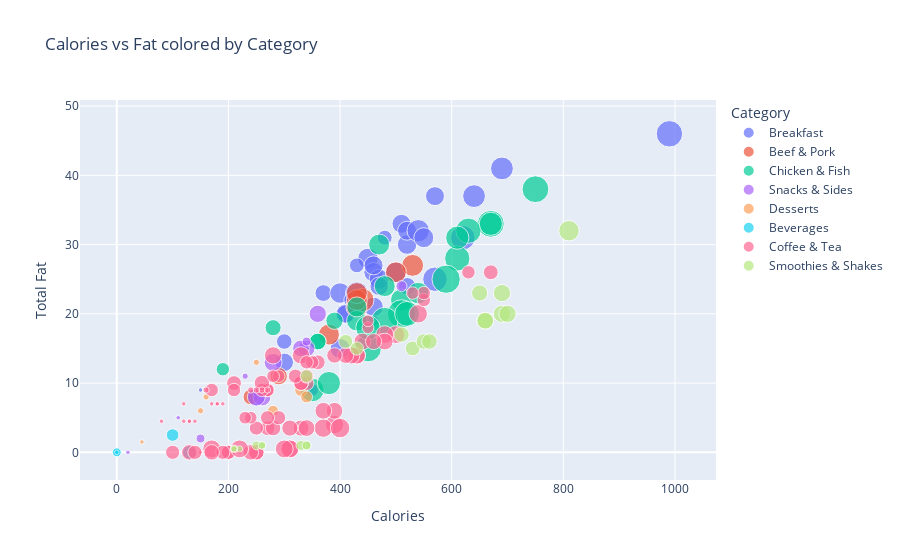

Here is the notebook cell this chart was saved with:
### Code cell
import plotly.express as px

fig = px.scatter(
    df,
    x='Calories',
    y='Total Fat',
    color='Category',
    size='Protein',
    hover_data=['Serving Size'],
    title="Calories vs Fat colored by Category"
)
fig.show()

### Figure 1 — Plotly figure (JSON) as saved in the notebook; plotly's stock layout.template omitted (floating-point values rounded to 4 significant figures)
{"data": [{"customdata": [["4.8 oz (136 g)"], ["4.8 oz (135 g)"], ["3.9 oz (111 g)"], ["5.7 oz (161 g)"], ["5.7 oz (161 g)"], ["6.5 oz (185 g)"], ["5.3 oz (150 g)"], ["5.8 oz (164 g)"], ["5.4 oz (153 g)"], ["5.9 oz (167 g)"], ["4.1 oz (117 g)"], ["4.6 oz (131 g)"], ["5.7 oz (163 g)"], ["6.2 oz (177 g)"], ["5.9 oz (167 g)"], ["6.4 oz (181 g)"], ["5 oz (143 g)"], ["5.5 oz (157 g)"], ["7.1 oz (201 g)"], ["6.1 oz (174 g)"], ["6.3 oz (178 g)"], ["5 oz (141 g)"], ["7.1 oz (201 g)"], ["7.2 oz (205 g)"], ["6.9 oz (197 g)"], ["7.1 oz (201 g)"], ["9.6 oz (272 g)"], ["10.1 oz (286 g)"], ["14.9 oz (423 g)"], ["5.3 oz (151 g)"], ["6.8 oz (192 g)"], ["3.9 oz (111 g)"], ["2 oz (56 g)"], ["4 oz (114 g)"]], "hovertemplate": "Category=Breakfast<br>Calories=%{x}<br>Total Fat=%{y}<br>Protein=%{marker.size}<br>Serving Size=%{customdata[0]}<extra></extra>", "legendgroup": "Breakfast", "marker": {"color": "#636efa", "size": [17, 18, 14, 21, 21, 26, 19, 19, 20, 20, 11, 11, 18, 18, 18, 18, 17, 17, 25, 19, 20, 11, 20, 21, 30, 30, 26, 26, 35, 8, 15, 12, 1, 6], "sizemode": "area", "sizeref": 0.1, "symbol": "circle"}, "mode": "markers", "name": "Breakfast", "orientation": "v", "showlegend": true, "type": "scatter", "x": [300, 250, 370, 450, 400, 430, 460, 520, 410, 470, 430, 480, 510, 570, 460, 520, 410, 470, 540, 460, 400, 420, 550, 500, 620, 570, 640, 690, 990, 350, 520, 300, 150, 460], "xaxis": "x", "y": [13.0, 8.0, 23.0, 28.0, 23.0, 23.0, 26.0, 30.0, 20.0, 25.0, 27.0, 31.0, 33.0, 37.0, 27.0, 32.0, 20.0, 24.0, 32.0, 21.0, 15.0, 22.0, 31.0, 26.0, 31.0, 25.0, 37.0, 41.0, 46.0, 9.0, 24.0, 16.0, 9.0, 19.0], "yaxis": "y"}, {"customdata": [["7.4 oz (211 g)"], ["3.5 oz (98 g)"], ["4 oz (113 g)"], ["5.7 oz (161 g)"], ["5.2 oz (147 g)"], ["5.7 oz (161 g)"], ["6.7 oz (190 g)"], ["5.6 oz (159 g)"], ["7.3 oz (208 g)"]], "hovertemplate": "Category=Beef & Pork<br>Calories=%{x}<br>Total Fat=%{y}<br>Protein=%{marker.size}<br>Serving Size=%{customdata[0]}<extra></extra>", "legendgroup": "Beef & Pork", "marker": {"color": "#EF553B", "size": [24, 12, 15, 24, 22, 27, 22, 22, 22], "sizemode": "area", "sizeref": 0.1, "symbol": "circle"}, "mode": "markers", "name": "Beef & Pork", "orientation": "v", "showlegend": true, "type": "scatter", "x": [530, 240, 290, 430, 380, 440, 430, 430, 500], "xaxis": "x", "y": [27.0, 8.0, 11.0, 21.0, 17.0, 22.0, 22.0, 23.0, 26.0], "yaxis": "y"}, {"customdata": [["7.5 oz (213 g)"], ["7 oz (200 g)"], ["8.8 oz (249 g)"], ["8.3 oz (235 g)"], ["8.1 oz (230 g)"], ["7.6 oz (217 g)"], ["10 oz (284 g)"], ["9.5 oz (270 g)"], ["5.6 oz (160 g)"], ["5.1 oz (143 g)"], ["6 oz (171 g)"], ["5.7 oz (161 g)"], ["5.2 oz (148 g)"], ["11.1 oz (316 g)"], ["10.7 oz (302 g)"], ["10.9 oz (310 g)"], ["10.5 oz (297 g)"], ["11.1 oz (314 g)"], ["11.2 oz (318 g)"], ["10.7 oz (304 g)"], ["10.3 oz (291 g)"], ["2.3 oz (65 g)"], ["3.4 oz (97 g)"], ["5.7 oz (162 g)"], ["5 oz (142 g)"]], "hovertemplate": "Category=Chicken & Fish<br>Calories=%{x}<br>Total Fat=%{y}<br>Protein=%{marker.size}<br>Serving Size=%{customdata[0]}<extra></extra>", "legendgroup": "Chicken & Fish", "marker": {"color": "#00cc96", "size": [24, 28, 36, 40, 32, 36, 36, 40, 21, 14, 22, 20, 14, 32, 36, 27, 30, 27, 31, 23, 27, 9, 13, 22, 15], "sizemode": "area", "sizeref": 0.1, "symbol": "circle"}, "mode": "markers", "name": "Chicken & Fish", "orientation": "v", "showlegend": true, "type": "scatter", "x": [510, 350, 670, 510, 610, 450, 750, 590, 430, 360, 480, 430, 360, 630, 480, 610, 450, 670, 520, 540, 380, 190, 280, 470, 390], "xaxis": "x", "y": [22.0, 9.0, 33.0, 20.0, 28.0, 15.0, 38.0, 25.0, 19.0, 16.0, 24.0, 21.0, 16.0, 32.0, 19.0, 31.0, 18.0, 33.0, 20.0, 23.0, 10.0, 12.0, 18.0, 30.0, 19.0], "yaxis": "y"}, {"customdata": [["4.6 oz (130 g)"], ["4.3 oz (123 g)"], ["4.3 oz (123 g)"], ["4.1 oz (116 g)"], ["4.5 oz (128 g)"], ["4.3 oz (121 g)"], ["2.6 oz (75 g)"], ["3.9 oz (111 g)"], ["5.9 oz (168 g)"], ["1.3 oz (38 g)"], ["3.1 oz (87 g)"], ["5.2 oz (149 g)"]], "hovertemplate": "Category=Snacks & Sides<br>Calories=%{x}<br>Total Fat=%{y}<br>Protein=%{marker.size}<br>Serving Size=%{customdata[0]}<extra></extra>", "legendgroup": "Snacks & Sides", "marker": {"color": "#ab63fa", "size": [14, 16, 14, 16, 15, 16, 2, 4, 6, 1, 1, 4], "sizemode": "area", "sizeref": 0.1, "symbol": "circle"}, "mode": "markers", "name": "Snacks & Sides", "orientation": "v", "showlegend": true, "type": "scatter", "x": [340, 260, 330, 250, 360, 280, 230, 340, 510, 110, 20, 150], "xaxis": "x", "y": [15.0, 8.0, 15.0, 8.0, 20.0, 13.0, 11.0, 16.0, 24.0, 5.0, 0.0, 2.0], "yaxis": "y"}, {"customdata": [["2.7 oz (77 g)"], ["1 cookie (33 g)"], ["1 cookie (33 g)"], ["1 oz (29 g)"], ["6.3 oz (179 g)"], ["6.4 oz (182 g)"], ["6.3 oz (178 g)"]], "hovertemplate": "Category=Desserts<br>Calories=%{x}<br>Total Fat=%{y}<br>Protein=%{marker.size}<br>Serving Size=%{customdata[0]}<extra></extra>", "legendgroup": "Desserts", "marker": {"color": "#FFA15A", "size": [2, 2, 2, 1, 8, 7, 6], "sizemode": "area", "sizeref": 0.1, "symbol": "circle"}, "mode": "markers", "name": "Desserts", "orientation": "v", "showlegend": true, "type": "scatter", "x": [250, 160, 150, 45, 330, 340, 280], "xaxis": "x", "y": [13.0, 8.0, 6.0, 1.5, 9.0, 8.0, 6.0], "yaxis": "y"}, {"customdata": [["16 fl oz cup"], ["21 fl oz cup"], ["30 fl oz cup"], ["12 fl oz cup"], ["16 fl oz cup"], ["21 fl oz cup"], ["30 fl oz cup"], ["12 fl oz cup"], ["16 fl oz cup"], ["21 fl oz cup"], ["30 fl oz cup"], ["12 fl oz cup"], ["16 fl oz cup"], ["21 fl oz cup"], ["30 fl oz cup"], ["12 fl oz cup"], ["16 fl oz cup"], ["21 fl oz cup"], ["30 fl oz cup"], ["12 fl oz cup"], ["1 carton (236 ml)"], ["1 carton (236 ml)"], ["16.9 fl oz"]], "hovertemplate": "Category=Beverages<br>Calories=%{x}<br>Total Fat=%{y}<br>Protein=%{marker.size}<br>Serving Size=%{customdata[0]}<extra></extra>", "legendgroup": "Beverages", "marker": {"color": "#19d3f3", "size": [0, 0, 0, 0, 0, 0, 0, 0, 0, 0, 0, 0, 2, 3, 4, 1, 0, 0, 0, 0, 8, 9, 0], "sizemode": "area", "sizeref": 0.1, "symbol": "circle"}, "mode": "markers", "name": "Beverages", "orientation": "v", "showlegend": true, "type": "scatter", "x": [140, 200, 280, 100, 0, 0, 0, 0, 140, 190, 270, 100, 0, 0, 0, 0, 140, 200, 280, 100, 100, 130, 0], "xaxis": "x", "y": [0.0, 0.0, 0.0, 0.0, 0.0, 0.0, 0.0, 0.0, 0.0, 0.0, 0.0, 0.0, 0.0, 0.0, 0.0, 0.0, 0.0, 0.0, 0.0, 0.0, 2.5, 0.0, 0.0], "yaxis": "y"}, {"customdata": [["16 fl oz cup"], ["21 fl oz cup"], ["30 fl oz cup"], ["12 fl oz cup"], ["16 fl oz cup"], ["21 fl oz cup"], ["30 fl oz cup"], ["12 fl oz cup"], ["12 fl oz cup"], ["16 fl oz cup"], ["16 fl oz cup"], ["12 fl oz cup"], ["16 fl oz cup"], ["20 fl oz cup"], ["12 fl oz cup"], ["16 fl oz cup"], ["20 fl oz cup"], ["12 fl oz cup"], ["16 fl oz cup"], ["20 fl oz cup"], ["12 fl oz cup"], ["16 fl oz cup"], ["20 fl oz cup"], ["12 fl oz cup"], ["16 fl oz cup"], ["20 fl oz cup"], ["12 fl oz cup"], ["16 fl oz cup"], ["20 fl oz cup"], ["12 fl oz cup"], ["16 fl oz cup"], ["20 fl oz cup"], ["12 fl oz cup"], ["16 fl oz cup"], ["20 fl oz cup"], ["12 fl oz cup"], ["16 fl oz cup"], ["20 fl oz cup"], ["12 fl oz cup"], ["16 fl oz cup"], ["20 fl oz cup"], ["12 fl oz cup"], ["16 fl oz cup"], ["20 fl oz cup"], ["12 fl oz cup"], ["16 fl oz cup"], ["20 fl oz cup"], ["12 fl oz cup"], ["16 fl oz cup"], ["20 fl oz cup"], ["12 fl oz cup"], ["16 fl oz cup"], ["20 fl oz cup"], ["12 fl oz cup"], ["16 fl oz cup"], ["20 fl oz cup"], ["12 fl oz cup"], ["16 fl oz cup"], ["20 fl oz cup"], ["16 fl oz cup"], ["22 fl oz cup"], ["32 fl oz cup"], ["16 fl oz cup"], ["22 fl oz cup"], ["32 fl oz cup"], ["16 fl oz cup"], ["22 fl oz cup"], ["32 fl oz cup"], ["16 fl oz cup"], ["22 fl oz cup"], ["32 fl oz cup"], ["16 fl oz cup"], ["22 fl oz cup"], ["32 fl oz cup"], ["12 fl oz cup"], ["16 fl oz cup"], ["22 fl oz cup"], ["12 fl oz cup"], ["16 fl oz cup"], ["22 fl oz cup"], ["12 fl oz cup"], ["16 fl oz cup"], ["22 fl oz cup"], ["12 fl oz cup"], ["16 fl oz cup"], ["22 fl oz cup"], ["12 fl oz cup"], ["16 fl oz cup"], ["22 fl oz cup"], ["12 fl oz cup"], ["16 fl oz cup"], ["12 fl oz cup"], ["16 fl oz cup"]], "hovertemplate": "Category=Coffee & Tea<br>Calories=%{x}<br>Total Fat=%{y}<br>Protein=%{marker.size}<br>Serving Size=%{customdata[0]}<extra></extra>", "legendgroup": "Coffee & Tea", "marker": {"color": "#FF6692", "size": [0, 0, 0, 0, 1, 1, 1, 0, 0, 0, 0, 9, 11, 15, 9, 11, 15, 9, 11, 15, 9, 11, 15, 9, 12, 15, 10, 12, 16, 10, 12, 16, 10, 12, 16, 10, 12, 16, 10, 12, 16, 10, 13, 16, 11, 13, 17, 10, 12, 16, 10, 13, 17, 11, 14, 17, 12, 14, 19, 1, 1, 2, 1, 1, 2, 1, 1, 2, 1, 1, 2, 1, 1, 2, 8, 9, 14, 8, 10, 14, 8, 9, 13, 8, 10, 14, 7, 9, 11, 7, 9, 8, 9], "sizemode": "area", "sizeref": 0.1, "symbol": "circle"}, "mode": "markers", "name": "Coffee & Tea", "orientation": "v", "showlegend": true, "type": "scatter", "x": [0, 0, 0, 0, 150, 180, 220, 110, 0, 0, 0, 170, 210, 280, 270, 340, 430, 270, 330, 430, 260, 330, 420, 210, 260, 330, 100, 130, 170, 200, 250, 310, 200, 250, 310, 190, 240, 300, 140, 170, 220, 340, 410, 500, 270, 330, 390, 320, 390, 480, 250, 310, 370, 360, 440, 540, 280, 340, 400, 140, 190, 270, 130, 180, 260, 130, 180, 250, 120, 170, 240, 80, 120, 160, 290, 350, 480, 240, 290, 390, 280, 340, 460, 230, 270, 370, 450, 550, 670, 450, 550, 530, 630], "xaxis": "x", "y": [0.0, 0.0, 0.0, 0.0, 0.0, 0.0, 0.0, 0.0, 0.0, 0.0, 0.0, 9.0, 10.0, 14.0, 9.0, 10.0, 14.0, 9.0, 10.0, 14.0, 9.0, 10.0, 14.0, 9.0, 10.0, 14.0, 0.0, 0.0, 0.5, 0.0, 0.0, 0.5, 0.0, 0.0, 0.5, 0.0, 0.0, 0.5, 0.0, 0.0, 0.5, 11.0, 14.0, 17.0, 3.5, 3.5, 4.0, 11.0, 14.0, 17.0, 3.5, 3.5, 3.5, 13.0, 16.0, 20.0, 3.5, 3.5, 3.5, 4.5, 7.0, 9.0, 4.5, 7.0, 9.0, 4.5, 7.0, 9.0, 4.5, 7.0, 9.0, 4.5, 7.0, 9.0, 11.0, 13.0, 16.0, 5.0, 5.0, 6.0, 11.0, 13.0, 16.0, 5.0, 5.0, 6.0, 18.0, 22.0, 26.0, 19.0, 23.0, 23.0, 26.0], "yaxis": "y"}, {"customdata": [["12 fl oz cup"], ["16 fl oz cup"], ["22 fl oz cup"], ["12 fl oz cup"], ["16 fl oz cup"], ["22 fl oz cup"], ["12 fl oz cup"], ["16 fl oz cup"], ["22 fl oz cup"], ["12 fl oz cup"], ["16 fl oz cup"], ["12 fl oz cup"], ["16 fl oz cup"], ["12 fl oz cup"], ["16 fl oz cup"], ["16 fl oz cup"], ["10.9 oz (310 g)"], ["7.3 oz (207 g)"], ["10.1 oz (285 g)"], ["13.4 oz (381 g)"], ["6.7 oz (190 g)"], ["14.2 oz (403 g)"], ["7.1 oz (202 g)"]], "hovertemplate": "Category=Smoothies & Shakes<br>Calories=%{x}<br>Total Fat=%{y}<br>Protein=%{marker.size}<br>Serving Size=%{customdata[0]}<extra></extra>", "legendgroup": "Smoothies & Shakes", "marker": {"color": "#B6E880", "size": [2, 3, 4, 3, 4, 5, 2, 3, 4, 11, 14, 12, 15, 12, 15, 14, 13, 9, 12, 15, 8, 21, 10], "sizemode": "area", "sizeref": 0.1, "symbol": "circle"}, "mode": "markers", "name": "Smoothies & Shakes", "orientation": "v", "showlegend": true, "type": "scatter", "x": [220, 260, 340, 210, 250, 330, 210, 260, 340, 530, 660, 550, 690, 560, 700, 660, 650, 430, 510, 690, 340, 810, 410], "xaxis": "x", "y": [0.5, 1.0, 1.0, 0.5, 1.0, 1.0, 0.5, 1.0, 1.0, 15.0, 19.0, 16.0, 20.0, 16.0, 20.0, 19.0, 23.0, 15.0, 17.0, 23.0, 11.0, 32.0, 16.0], "yaxis": "y"}], "layout": {"legend": {"itemsizing": "constant", "title": {"text": "Category"}, "tracegroupgap": 0}, "title": {"text": "Calories vs Fat colored by Category"}, "xaxis": {"anchor": "y", "domain": [0, 1], "title": {"text": "Calories"}}, "yaxis": {"anchor": "x", "domain": [0, 1], "title": {"text": "Total Fat"}}}}
